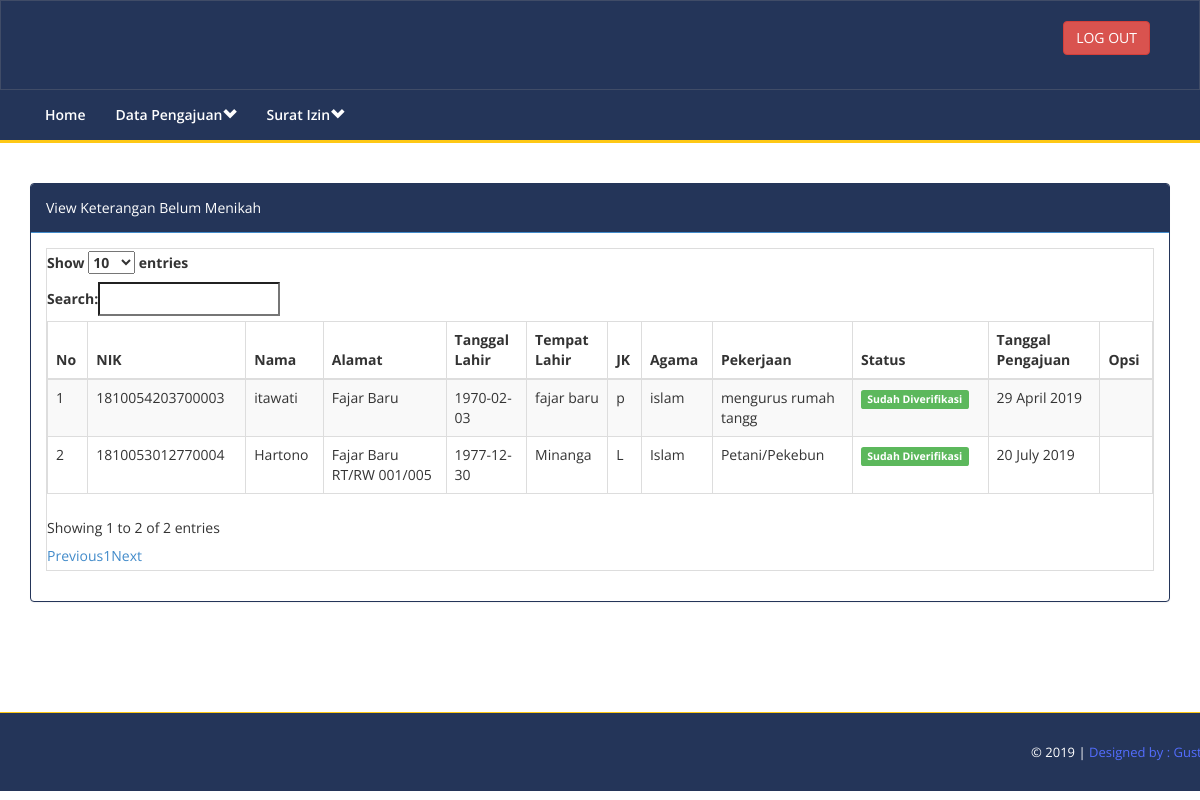
/admin/view_belumnikah.php (signed in), run on the app's committed database.
### tables this page shows
CREATE TABLE `tbl_ketbelumnikah` (
  `id` int(11) NOT NULL,
  `nik` char(16) DEFAULT NULL,
  `nama` varchar(50) DEFAULT NULL,
  `alamat` varchar(50) DEFAULT NULL,
  `id_rw` int(11) DEFAULT NULL,
  `id_rt` int(11) DEFAULT NULL,
  `tempat_lahir` varchar(30) DEFAULT NULL,
  `tgl_lahir` date DEFAULT NULL,
  `agama` varchar(20) DEFAULT NULL,
  `jk` char(1) DEFAULT NULL,
  `pekerjaan` varchar(100) DEFAULT NULL,
  `tgl_pengajuan` date DEFAULT NULL,
  `verif_rt` char(1) DEFAULT NULL,
  `verif_admin` char(1) DEFAULT NULL,
  `verif_lurah` char(1) DEFAULT NULL
);

### admin/view_belumnikah.php (the view, shortened to what this page needs)
<?php
	include'header.php';
?>
<div class="content-wrapper">
    <div class="container">
    <div class="row">
    <div class="col-md-12 col-sm-12 col-xs-12">
        <div class="panel panel-primary">
            <div class="panel-heading">
                View Keterangan Belum Menikah
            </div>
            <div class="panel-body">
        <div class="table-responsive">
          <table class="table table-striped table-bordered table-hover" id="dataTables-example5">
              <thead>
                  <tr>
                      <th>No</th>
											<th>NIK</th>
											<th>Nama</th>
											<th>Alamat</th>
											<th>Tanggal Lahir</th>
											<th>Tempat Lahir</th>
											<th>JK</th>
											<th>Agama</th>
											<th>Pekerjaan</th>
                      <th>Status</th>
											<th>Tanggal Pengajuan</th>
											<th>Opsi</th>
                  </tr>
              </thead>
              <tbody>
									<?php
									include"aksi/koneksi.php";
									$no=1;
                  if($_SESSION['level']=="admin" || $_SESSION['level']=="lurah"){
                    $q=mysqli_query($connect, "select * from tbl_ketbelumnikah");
                  }else{
                    $rt = $_SESSION['rt'];
                    $q=mysqli_query($connect, "select * from tbl_ketbelumnikah where id_rt='$rt'");
                  }
									while($data=mysqli_fetch_assoc($q)){
									?>
                  <tr >
                      <td><?php echo $no; ?></td>
											<td><?php echo $data['nik']; ?></td>
											<td><?php echo $data['nama']; ?></td>
											<td><?php echo $data['alamat']; ?></td>
											<td><?php echo $data['tgl_lahir']; ?></td>
											<td><?php echo $data['tempat_lahir']; ?></td>
											<td><?php echo $data['jk']; ?></td>
											<td><?php echo $data['agama']; ?></td>
                      <td><?php echo $data['pekerjaan']; ?></td>
                      <td><?php
                        if($_SESSION['level']=='admin'){
                            if($data['verif_admin']=="N"){
                                echo '<label class="label label-info">Belum Diverifikasi</label>';
                            }else if($data['verif_admin']=="Y"){
                                echo '<label class="label label-success">Sudah Diverifikasi</label>';
                            }else if($data['verif_admin']=="T"){
                                echo '<label class="label label-danger">Ditolak</label>';
                            }
                        }else if($_SESSION['level']=='lurah'){
                            if($data['verif_lurah']=="N"){
                              echo '<label class="label label-info">Belum Diverifikasi</label>';
                            }else if($data['verif_lurah']=="Y"){
                              echo '<label class="label label-success">Sudah Diverifikasi</label>';
                            }else if($data['verif_lurah']=="T"){
                              echo '<label class="label label-danger">Ditolak</label>';
                            }
                        }
                       ?></td>
                      <td><?php echo date('d F Y', strtotime($data['tgl_pengajuan']));;
												 ?></td>
                      <td >
                      </td>
                    </tr>
										<?php $no++;} ?>
                      </tbody>
                  </table>
              </div>
             </div>
        </div>
    </div>
	</div>
	</div>
</div>
<?php
	include"footer.php";
?>

### admin/header.php (shortened to what this page needs)
<!DOCTYPE html>
<html xmlns="http://www.w3.org/1999/xhtml">
<head>
    <link href="assets/css/bootstrap.css" rel="stylesheet" />
    <link href="assets/fonts/css/font-awesome.min.css" rel="stylesheet" />
    <link href="assets/css/style.css" rel="stylesheet" />
    <link href="https://cdn.datatables.net/1.10.19/css/dataTables.bootstrap.min.css" rel="stylesheet" />
    <link href="https://cdn.datatables.net/fixedheader/3.1.5/css/fixedHeader.bootstrap.min.css" rel="stylesheet" />
    <link href="https://cdn.datatables.net/responsive/2.2.3/css/responsive.bootstrap.min.css" rel="stylesheet" />
</head>
<body>
    <div class="navbar navbar-inverse set-radius-zero" >
        <div class="container">
            <div class="right-div">
              <?php
              if(!empty($_SESSION['username'])){
               ?>
                <a href="aksi/logout.php" class="btn btn-danger pull-right">LOG OUT</a>
                <?php
              } ?>
            </div>
        </div>
    </div>
     <nav class="main-nav" role="navigation">
            <div class="container">
                <div class="navbar-collapse collapse" id="navbar-collapse">
                    <ul class="nav navbar-nav">
              <?php
                if(!empty($_SESSION['username'])){
                  if($_SESSION['level']=="admin"){
              ?>
                            <li class="nav-item"><a href="index.php">Home</a></li>
                             <li class="nav-item dropdown">
                                <a class="dropdown-toggle" data-toggle="dropdown" data-click="dropdown" data-delay="0" data-close-others="false" href="#">Informasi<i class="glyphicon glyphicon-chevron-down"></i></a>
                                <ul class="dropdown-menu">
                                  <li><a href="form_informasi.php">Form Informasi</a></li>
                                  <li><a href="view_informasi.php">View Informasi</a></li>
                                </ul>
                            </li>
                               <li class="nav-item dropdown">
                                <a class="dropdown-toggle" data-toggle="dropdown" data-click="dropdown" data-delay="0" data-close-others="false" href="#">Data Pengajuan<i class="glyphicon glyphicon-chevron-down"></i></a>
                                <ul class="dropdown-menu">
                                  <li><a href="view_pengajuankk.php">View Pengajuan KK</a></li>
                                  <li><a href="view_pengajuanktp.php">View Pengajuan KTP</a></li>
                                  <li><a href="view_kelahiran.php">View Pengajuan Kelahiran</a></li>
                                  <li><a href="view_kematian.php">View Pengajuan Kematian</a></li>
                                  <li><a href="view_kettidakmampu.php">View Ket Tidak Mampu</a></li>
                                  <li><a href="view_belumnikah.php">View Ket Belum Menikah</a></li>
                                   <li><a href="view_ketdomisili.php">View Pengajuan Ket Domisili</a></li>
                                   <li><a href="view_sudahnikah.php">View Ket Sudah Menikah</a></li>
                                   <li><a href="view_ketjualbeli.php">View Ket Jual Beli</a></li>
                                   <li><a href="view_ketwaris.php">View Ket Waris</a></li>
                                   <li><a href="view_kethibah.php">View Ket Hibah</a></li>
                                </ul>
                            </li>
                            <li class="nav-item dropdown">
                                <a class="dropdown-toggle" data-toggle="dropdown" data-click="dropdown" data-delay="0" data-close-others="false" href="#">Data Penduduk<i class="glyphicon glyphicon-chevron-down"></i></a>
                                <ul class="dropdown-menu">
                                  <li><a href="form_penduduk.php">Input Penduduk</a></li>
                                  <li><a href="view_penduduk.php">View Penduduk</a></li>
                                  <li><a href="form_kk.php">Input KK</a></li>
                                  <li><a href="view_kk.php">View KK</a></li>
                                </ul>
                            </li>
                           <li class="nav-item dropdown">
                                <a class="dropdown-toggle" data-toggle="dropdown" data-click="dropdown" data-delay="0" data-close-others="false" href="#">Data RT & RW<i class="glyphicon glyphicon-chevron-down"></i></a>
                                <ul class="dropdown-menu">
                                  <li><a href="form_rt.php">Form RT</a></li>
                                  <li><a href="view_rt.php">View RT</a></li>
                                  <li><a href="form_rw.php">Form RW</a></li>
                                  <li><a href="view_rw.php">View RW</a></li>
                                </ul>
                            </li>
                             <li class="nav-item dropdown">
                                <a class="dropdown-toggle" data-toggle="dropdown" data-click="dropdown" data-delay="0" data-close-others="false" href="#"> Input Admin <i class="glyphicon glyphicon-chevron-down"></i></a>
                                <ul class="dropdown-menu">
                                  <li><a href="form_admin_rt.php">Form Admin RT</a></li>
                                  <li><a href="view_admin_rt.php">View Admin RT</a></li>
                                </ul>
                            </li>
                           <li class="nav-item dropdown">
                                <a class="dropdown-toggle" data-toggle="dropdown" data-click="dropdown" data-delay="0" data-close-others="false" href="#">Surat Izin<i class="glyphicon glyphicon-chevron-down"></i></a>
                                <ul class="dropdown-menu">
                                  <li><a href="view_suratizin.php">View Surat Izin</a></li>
                                </ul>
                            </li>
              <?php
                  }else if($_SESSION['level']=="lurah"){
                ?>
                <li class="nav-item"><a href="index.php">Home</a></li>
                  <li class="nav-item dropdown">
                                <a class="dropdown-toggle" data-toggle="dropdown" data-click="dropdown" data-delay="0" data-close-others="false" href="#">Data Pengajuan<i class="glyphicon glyphicon-chevron-down"></i></a>
                            </li>
                <li class="nav-item dropdown">
                    <a class="dropdown-toggle" data-toggle="dropdown" data-click="dropdown" data-delay="0" data-close-others="false" href="#">Surat Izin<i class="glyphicon glyphicon-chevron-down"></i></a>
                </li>
                    <?php
                  }
              }else{
              }
              ?>
          </ul>
                </div>
            </div>
        </nav>

### admin/footer.php (shortened to what this page needs)
<section class="footer-section">
        <div class="container">
            <div class="row">
                <div class="col-md-12">
                   &copy; 2019 |<a href="" target="_blank"  > Designed by : Gusti</a>
                </div>
            </div>
        </div>
    </section>
  </body>
</html>

### admin/assets/css/style.css (style rules this page uses)
.set-radius-zero { border-radius:0px; -moz-border-radius:0px; -webkit-border-radius:0px; }
.content-wrapper { margin-top: 40px; min-height:450px; padding-bottom:90px; }
.right-div { float: right; padding: 20px; }
.navbar-inverse { background-color: #243559; border-color: rgba(155, 153, 153, 0.23); }
.navbar { min-height: 90px; margin-bottom: 0px; }
.main-nav { background: #243559; margin-bottom: 30px; border-bottom: 3px solid #fec816; }
.main-nav .navbar-collapse { padding: 0; }
.main-nav .nav .nav-item { font-weight: 600; font-family: 'open sans', arial, sans-serif; z-index: 100; }
.main-nav .nav .nav-item.dropdown { z-index: 101; }
.main-nav .nav .nav-item a { color: #fff; -webkit-transition: all 0.4s ease-in-out; -moz-transition: all 0.4s ease-in-out; -ms-transition: all 0.4s ease-in-out; -o-transition: all 0.4s ease-in-out; }
.footer-section { padding:25px 50px 25px 50px; color:#fff; font-size:13px; background-color: #243559; text-align:right; border-top:1px solid #fec816; }
.footer-section a, .footer-section a:hover { color:#536dfe; }
.panel-primary .panel-heading { background-color: #243559 !important; color: #fff !important; }
.panel-primary { border-color: #243559 !important; }

### data on the page
tbl_ketbelumnikah: nik "1810054203700003", nama "itawati", alamat "Fajar Baru", tgl_lahir "1970-02-03", tempat_lahir "fajar baru", jk "p", agama "islam", pekerjaan "mengurus rumah tangg", verif_lurah "Sudah Diverifikasi", tgl_pengajuan "29 April 2019"
tbl_ketbelumnikah: nik "1810053012770004", nama "Hartono", alamat "Fajar Baru RT/RW 001/005", tgl_lahir "1977-12-30", tempat_lahir "Minanga", jk "L", agama "Islam", pekerjaan "Petani/Pekebun", verif_lurah "Sudah Diverifikasi", tgl_pengajuan "20 July 2019"
